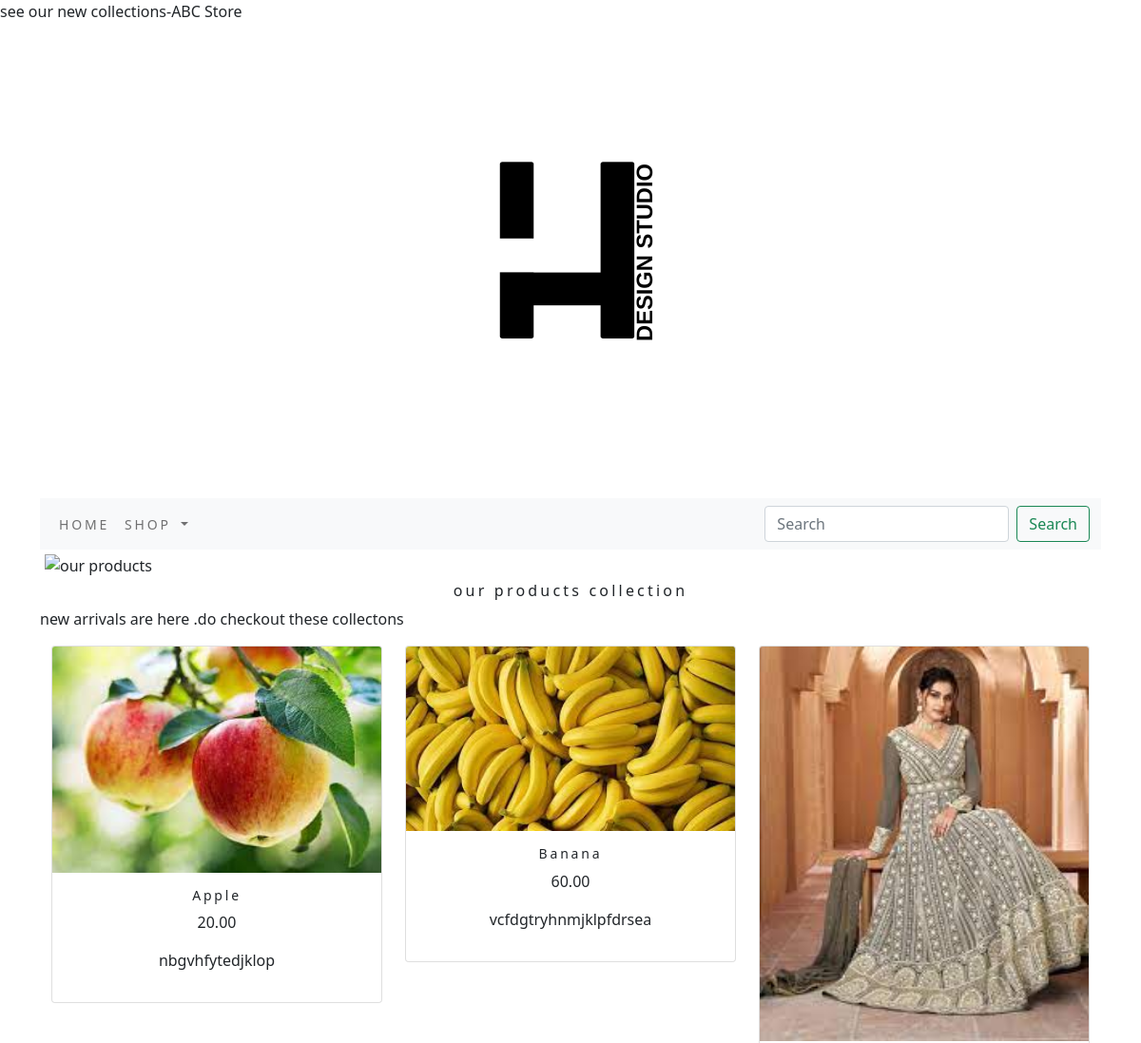
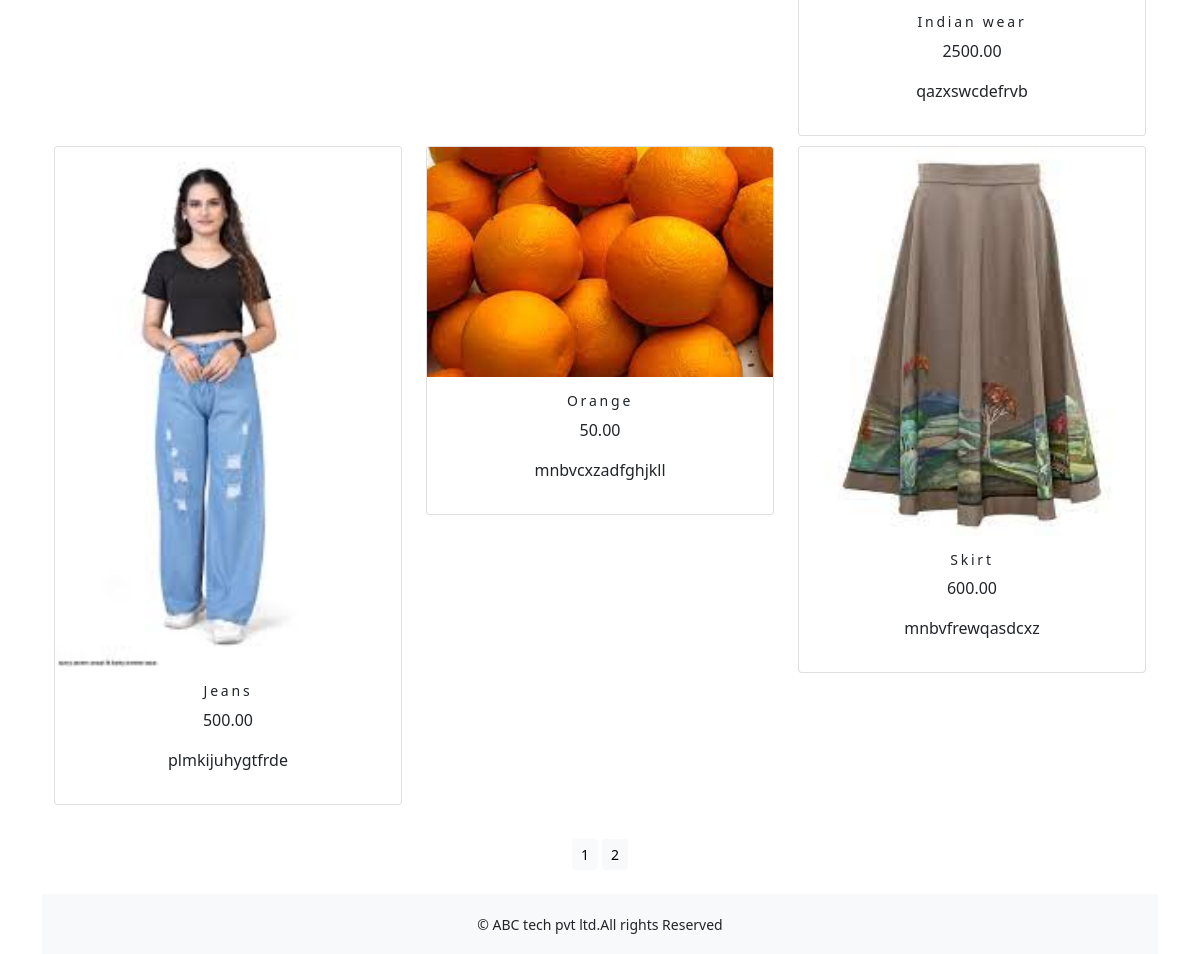
The app's page /shop/ with its own data (2 pictures, top to bottom).
### shop/models.py (models this page shows, shortened)
class product(models.Model):
    objects = None
    name=models.CharField(max_length=250,unique=True)
    slug = models.SlugField(max_length=250, unique=True)
    description = models.TextField(blank=True)
    price=models.DecimalField(max_digits=10,decimal_places=2)
    category=models.ForeignKey(Category,on_delete=models.CASCADE)
    image=models.ImageField(upload_to='product',blank=True)
    stock=models.IntegerField()
    available=models.BooleanField(default=True)
    created=models.DateTimeField(auto_now_add=True)
    updated=models.DateTimeField(auto_now=True)
    def get_url(self):
        return reverse('shop:proDetail',args=[self.category.slug,self.slug])
    class Meta:
        ordering = ('name',)
        verbose_name = 'product'
        verbose_name_plural = 'products'

### shop/views.py (the view)
# urls.py: path('',views.allProdCat,name='allProdCat'),
def allProdCat(request,c_slug=None):
    c_page=None
    products_list=None
    if c_slug!=None:
        c_page=get_object_or_404(Category,slug=c_slug)
        products_list=product.objects.all().filter(category=c_page,available=True)
    else:
        products_list=product.objects.all().filter(available=True)
    paginator=Paginator(products_list,6)
    try:
        page=int(request.GET.get('page','1'))
    except:
        page=1
    try:
        products=paginator.page(page)
    except (EmptyPage,InvalidPage):
        products=paginator.page(paginator.num_pages)
    return render(request,"category.html",{'category':c_page,'products':products})

### cart/context_processors.py (called while the page is built)
def counter(request):
    item_count=0
    if 'admin' in request.path:
        return  {}
    else:
        try:
            cart=Cart.objects.filter(cart_id=_cart_id(request))
            car_items=CartItem.objects.all().filter(cart=cart[:1])
            for cart_item in car_items:
                item_count += cart_item.quantity
        except Cart.DoesNotExist:
            item_count =0
    return dict(item_count=item_count)

### cart/views.py (called while the page is built)
def _cart_id(request):
    cart=request.session.session_key
    if not cart:
        cart=request.session.create()
    return cart

### shop/context_processors.py (called while the page is built)
def menu_links(request):
    links=Category.objects.all()
    return dict(links=links)

### shop/models.py (called while the page is built)
    def get_url(self):
        return reverse('shop:products_by_category',args=[self.slug])

### templates/category.html (shortened to what this page needs)
{% extends 'base.html' %}
{% load static %}
{% block content %}
<div class="mx_auto">
  {% if category %}
  <img class="my_image" src="{{category.image.url}}" alt="{{category.name}}" >
</div>
<br>
<div>
  <h1 class="text-center my_title">{{category.name}}</h1>
  <p class="text-justify">{{category.description}}</p>
</div>
   {% else %}
<div >
<img class="my_image my_image_padding" src="{% static 'img/kerala.png' %}" alt="our products" width="1250px">
</div>
<div>
  <h1 class="text-center my_title">our products collection</h1>
  <p class="text-justify">new arrivals are here .do checkout these collectons</p>
</div>
  {% endif %}
<div class="container">
    <div class="row mx_auto">
        {% for product in products.object_list %}
        <div class="my_bottom_margin col-9 col-sm-12 col-md-4  xol-lg-4" >
            <div class="card text-center" style="min-width:18rem;">
            <a href="{{product.get_url}}"><img class="card-img-top my_image" src="{{product.image.url}}" alt="{{product.name}}"></a>
            <div class="card-body">
                <h4>{{product.name}}</h4>
                <p>{{product.price}}</p>
                <P>{{product.description}}</P>
            </div>
            </div>
        </div>
        {% endfor %}
    </div>
    <div class="mx_auto">
        {% if products.paginator.num_pages > 1 %}
        <br>
        <div class="text-center">
            {% for pg in products.paginator.page_range %}
            <a href="?page={{pg}}" class="btn btn-light btn-sm {% if products.number == pg %} active {% endif %}"}>{{pg}}</a>
            {% endfor %}
        </div>
        {% endif %}
    </div>
    <br>
</div>
{% endblock %}

### templates/base.html (shortened to what this page needs)
{% load static %}
<!DOCTYPE html>
<html lang="en">
<head>
    <link rel="stylesheet" href="{% static 'css/custom.css' %}">
     <link href="{% static 'css/bootstrap.min.css' %} " rel="stylesheet" >
</head>
<body>
<div class="container">
{% include 'header.html' %}
{% include 'nav.html' %}
{% block content %}
{% endblock %}
    </div>
{% include 'footer.html' %}
</body>
</html>

### templates/header.html
{% load static %}
<header>
  <center>
   <a href="{% url 'shop:allProdCat' %}"> <img src="{% static 'img/head.png' %}" alt="logimage">
  </center>
</header>

### templates/nav.html (shortened to what this page needs)
<nav class="navbar navbar-expand-lg navbar-light bg-light">
  <div class="container-fluid">
    <div class="collapse navbar-collapse" id="navbarSupportedContent">
      <ul class="navbar-nav me-auto mb-2 mb-lg-0">
        <li class="nav-item">
          <a class="nav-link" href="#">Home</a>
        </li>
        <li class="nav-item dropdown {% if 'shop' in request.path %} active {% endif %}">
          <a class="nav-link dropdown-toggle" href="#" id="navbarDropdown" role="button" data-bs-toggle="dropdown" aria-expanded="false">
            Shop
          </a>
        </li>
      </ul>
      <form class="d-flex" action="{% url 'search_app:SearchResult' %}" method="get" >
        <input class="form-control me-2" type="search" placeholder="Search" name="q" aria-label="Search">
        <button class="btn btn-outline-success" type="submit">Search</button>
      </form>
    </div>
  </div>
</nav>

### templates/footer.html
<div class="footer navbar-fixed-bottom my_footer">
  <p class="text-center">&copy; ABC tech pvt ltd.All rights Reserved</p>
</div>

### static/css/custom.css (style rules this page uses)
body { font-family: 'Roboto', sans-serif; }
.nav-item { letter-spacing : .2em; font-size :14px; text-transform :uppercase; }
.my_footer { background-color:#f8f9fa; height:60px; }
.my_footer p { padding-top:20px; font-size:14px; }
.my_image { width:100%; height:auto; }
.my_title { font-size:16px; text_transform:uppercase; letter-spacing:.2em; }
.my_image_padding { padding:5px; }
.my_bottom_margin { margin-bottom:10px; }
.card-body h4 { font-size:14px; font-transform:uppercase; letter-spacing:.2em }

### records on screen
product: image (picture), name "Apple", price "20.00", description "nbgvhfytedjklop"
product: image (picture), name "Banana", price "60.00", description "vcfdgtryhnmjklpfdrsea"
product: image (picture), name "Indian wear", price "2500.00", description "qazxswcdefrvb"
product: image (picture), name "Jeans", price "500.00", description "plmkijuhygtfrde"
product: image (picture), name "Orange", price "50.00", description "mnbvcxzadfghjkll"
product: image (picture), name "Skirt", price "600.00", description "mnbvfrewqasdcxz"

### other values on screen
{{ pg }} "1" "2"
